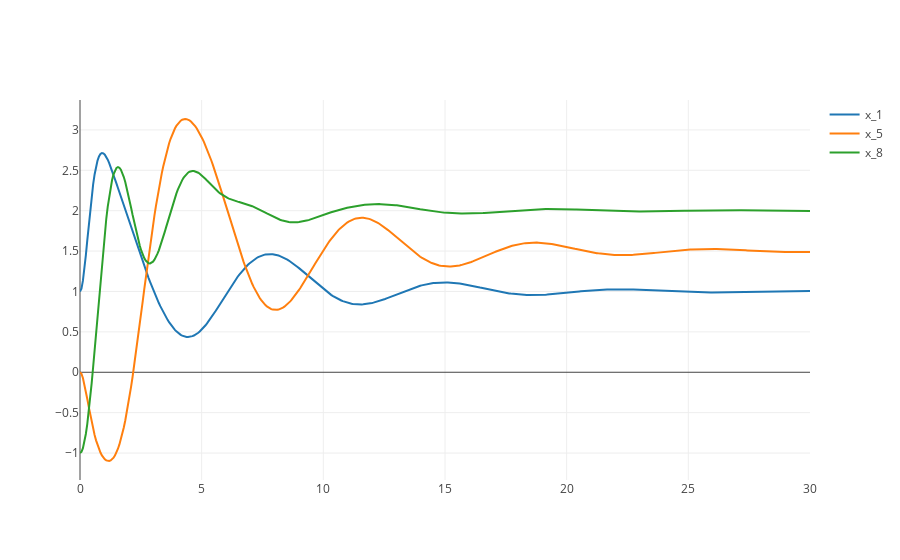
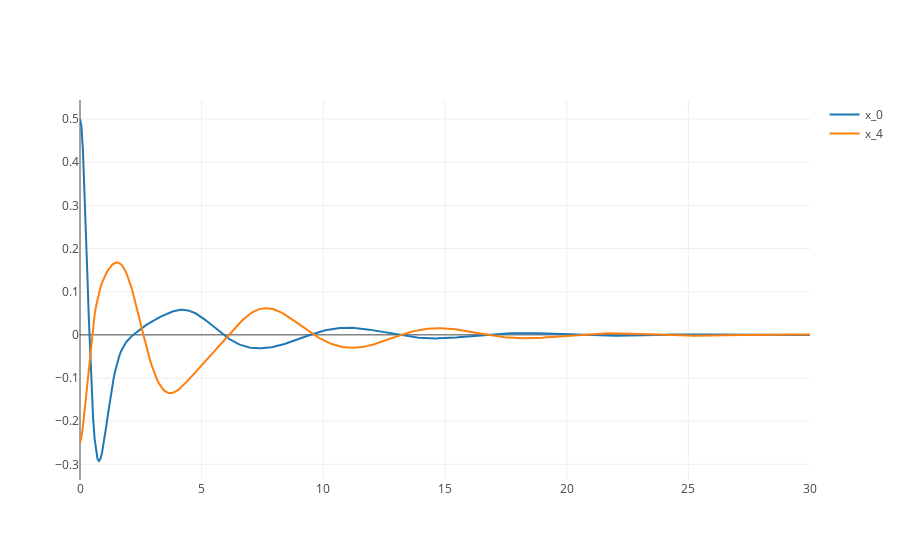

Here is the notebook cell these charts were saved with, in order:
### Markdown cell above
# Two pendula and a leader mass (simulation in paper)

### Code cell
# Initialize agents with different initial conditions than before
CartD = SymbolicIDAPBCAgent(model, parameters, np.array([0.5, 1]), p_initial)
CartE = SymbolicIDAPBCAgent(model, parametersBC, np.array([-0.25, 0]), p_initial)
massF = SymbolicIDAPBCAgent(model_car, parameters_car, q_initial_car, p_initial_car)

# All of the systems in our network
systems = [CartD, CartE, massF]

# An undirected string of interconnections: D <---> E <----> F
weighted_edges = DistributedIDAPBC.undirected_edges({
    # For each edge, specify weight (e.g. 20) and relative distance (0.5)
    (CartD, CartE) : (np.array([20]), np.array([0.5])),
    (CartE, massF) : (np.array([30]), np.array([0.5]))
})

# Make the mass a leader
leaders = { 
    massF: (np.array([50]), np.array([2]))
}

# Initialize the network
network = DistributedIDAPBC(systems, weighted_edges, leaders)
time_range = np.arange(start=0,step=0.06,stop=30.06)

# Run simulation and show results
network.simulate(time_range)
iplot(network.plot_state_trajectory([1,5,8]))
iplot(network.plot_state_trajectory([0,4]))

### Figure 1 — Plotly figure (JSON) as saved in the notebook; plotly's stock layout.template omitted (floating-point values rounded to 4 significant figures; data arrays with more than 128 entries replaced by an {"elided": "..."} marker saying what was removed)
{"data": [{"name": "x_1", "x": {"elided": "501 float values"}, "y": {"elided": "501 float values"}}, {"name": "x_5", "x": {"elided": "501 float values"}, "y": {"elided": "501 float values"}}, {"name": "x_8", "x": {"elided": "501 float values"}, "y": {"elided": "501 float values"}}], "layout": {}}

### Figure 2 — Plotly figure (JSON) as saved in the notebook; plotly's stock layout.template omitted (floating-point values rounded to 4 significant figures; data arrays with more than 128 entries replaced by an {"elided": "..."} marker saying what was removed)
{"data": [{"name": "x_0", "x": {"elided": "501 float values"}, "y": {"elided": "501 float values"}}, {"name": "x_4", "x": {"elided": "501 float values"}, "y": {"elided": "501 float values"}}], "layout": {}}
